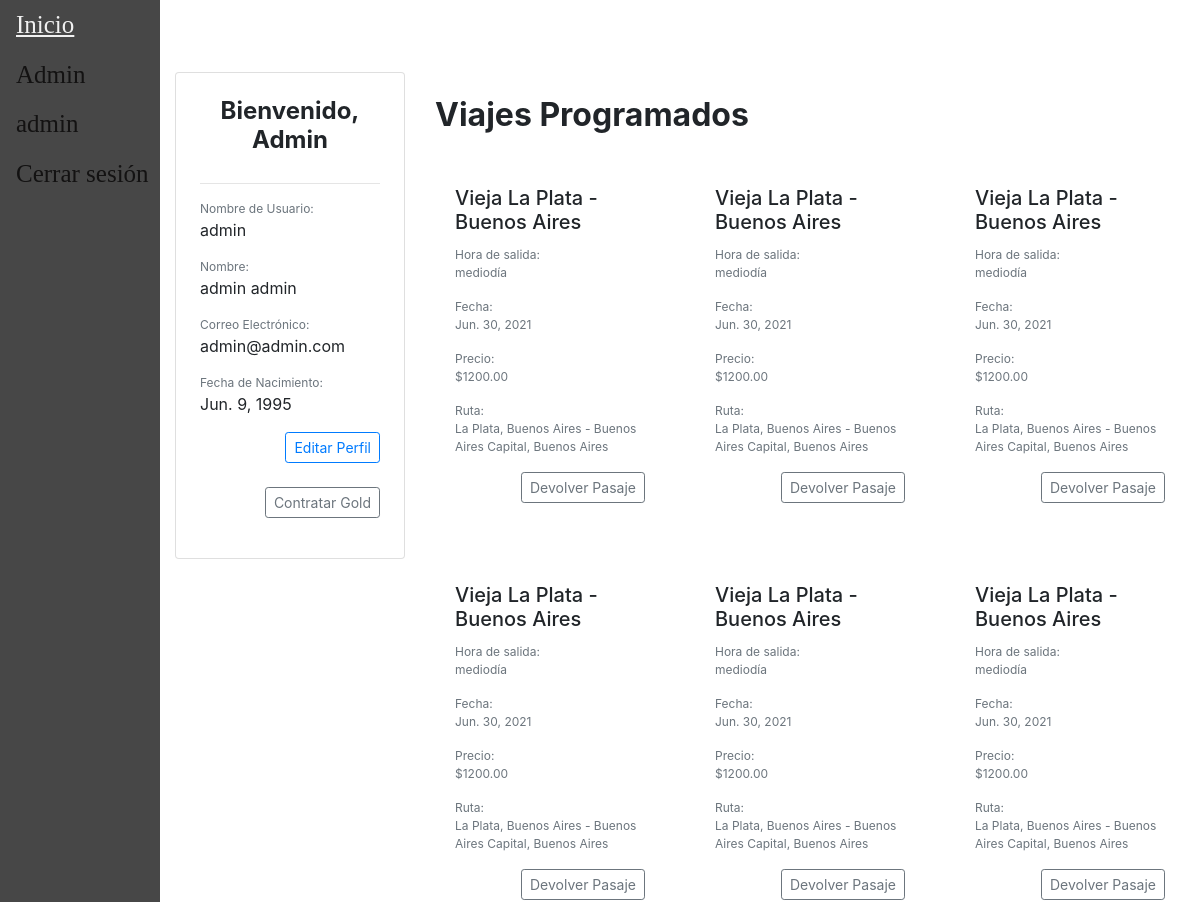
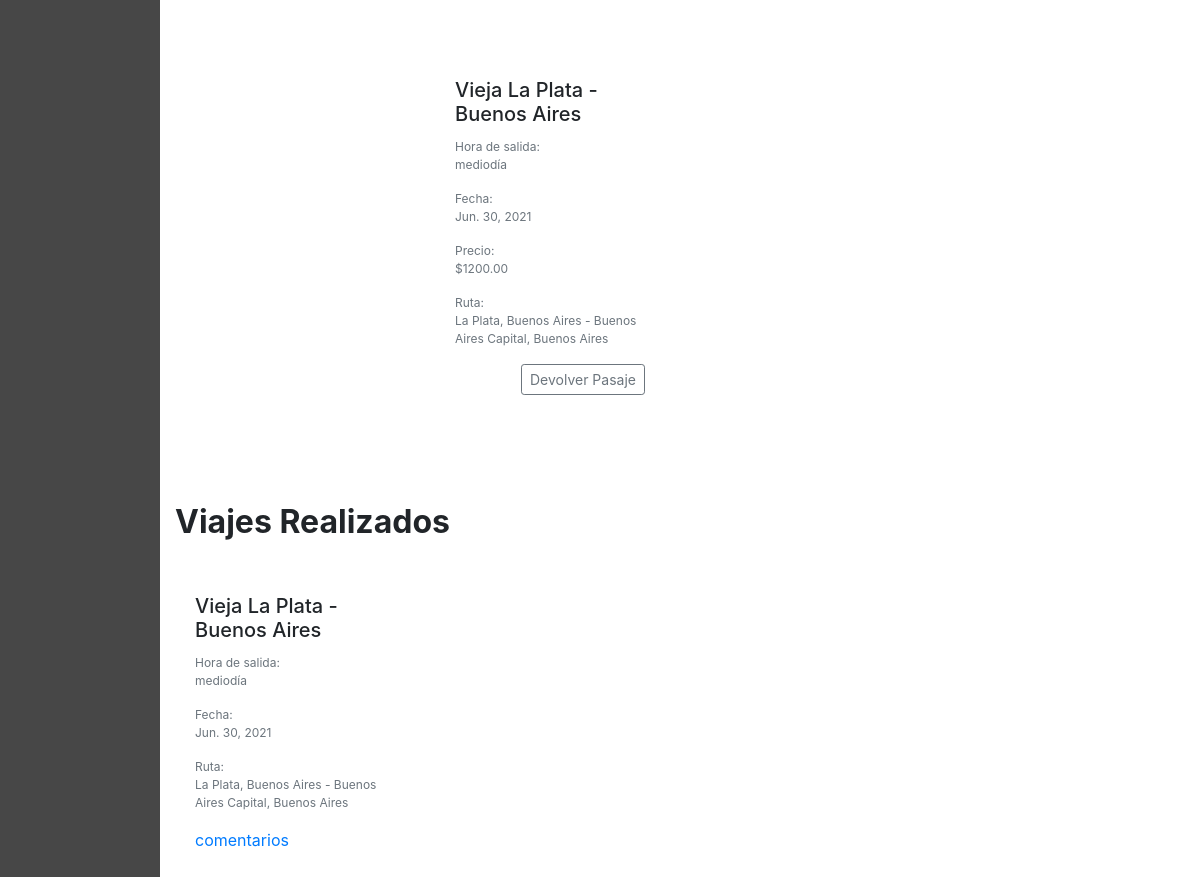
The app's page /accounts/perfil/ (signed in), older data (2 pictures, top to bottom).
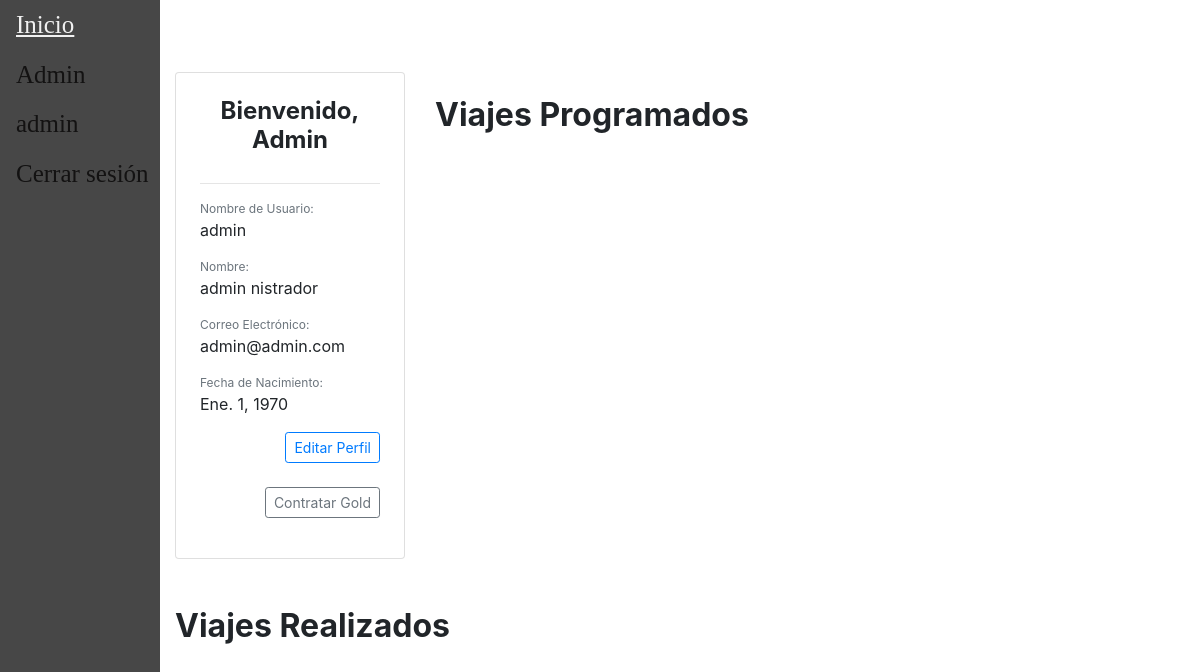
The same page, newer data.
### users/models.py (models this page shows, shortened)
class CustomUser(AbstractUser):
	username = models.CharField(_('Nombre de usuario'),max_length=40,primary_key=True,unique=True)
	email = models.EmailField(_('Dirección de correo electrónico'),unique=True)
	first_name = models.CharField(_('Nombre'),max_length=150)
	last_name = models.CharField(_('Apellido'),max_length=150)
	last_login = models.DateTimeField(_('Última conexión'),auto_now=True)
	fecha_nacimiento = models.DateField(_('Fecha de nacimiento'))
	has_premium = models.BooleanField(_('Posee membresía premium'),default=False)
	USERNAME_FIELD = 'username'
	REQUIRED_FIELDS = [
		'email',
		'first_name',
		'last_name',
		'fecha_nacimiento',
	]
	objects = CustomUserManager()

### main/models.py (models this page shows, shortened)
class Viaje(models.Model):
    descripcion = models.CharField(max_length=100)
    fecha = models.DateField(validators=[MinValueValidator(datetime.date.today())])
    hora = models.TimeField(default=None)
    ruta =  models.ForeignKey(Ruta, default=None, on_delete=models.CASCADE)
    chofer = models.ForeignKey(Chofer, default=None, on_delete=models.CASCADE)
    combi =  models.ForeignKey(Combi, default=None, on_delete=models.CASCADE)
    precio = models.DecimalField(default=None, max_digits=10, decimal_places=2, validators=[MinValueValidator(0)])
    insumo = models.ManyToManyField(Insumo,blank=True)
    pasajeros = models.ManyToManyField(Pasajero, blank=True)
    class Meta:
        unique_together = ('chofer', 'fecha','hora', 'ruta',)

class Ruta(models.Model):
    origen = models.ForeignKey(Lugar, default=None, on_delete=models.CASCADE, related_name='origen')
    destino = models.ForeignKey(Lugar, default=None, on_delete=models.CASCADE, related_name='destino')
    class Meta:
        unique_together = ('origen', 'destino')
    def __str__(self):
        return str(self.origen)+" - "+str(self.destino)

class Lugar(models.Model):
    localidad = models.CharField(max_length=150)
    provincia = models.CharField(max_length=100)
    class Meta:
        unique_together = ('localidad', 'provincia',)
    def __str__(self):
        return (self.localidad+", "+self.provincia)

### users/views.py (the view)
# urls.py: path('accounts/perfil/', regviews.perfil, name="perfil"),
def perfil(response):
	if response.method == 'POST':
		user_form = UserEditForm(response.POST,instance=response.user)
		if user_form.is_valid():
			user_form.save()
			return redirect('perfil')
	else:
		user_form = UserEditForm(instance=response.user)
		viajes_pendientes = Viaje.objects.filter(pasajeros__usuario=response.user, pasajeros__estado='reservado')#.first()
		viajes_finalizados = Viaje.objects.filter(pasajeros__usuario=response.user, pasajeros__estado='finalizado')
	return render(response,'users/perfil.html',{'user': response.user,
		'user_form': user_form, 'viajes_finalizados': viajes_finalizados, 'viajes_pendientes': viajes_pendientes,
	})

### users/templates/users/perfil.html (shortened to what the changed rows need)
{% extends "main/base.html" %}
{% block content %}
{% load crispy_forms_tags %}
<br />
<br />
<div class="container mx-auto">
    <div class="row">
    	<div class="col-sm-12 col-md-12 col-lg-3 pb-4">
	    	<div class="card p-4">
		    	<h4 class="card-title font-weight-bold text-center">Bienvenido, {{ user.username|title }}</h4>
		      	<hr />
		    	<div class="card-text">
		    		<p class="text-muted mb-0" style="font-size: 12px">Nombre de Usuario:</p>
		    		<p>{{ user.username }}</p>
		    		<p class="text-muted mb-0" style="font-size: 12px">Nombre:</p>
			  		<p>{{ user.first_name }} {{ user.last_name }}</p>
			  		<p class="text-muted mb-0" style="font-size: 12px">Correo Electrónico:</p>
			  		<p>{{ user.email }}</p>
					<p class="text-muted mb-0" style="font-size: 12px">Fecha de Nacimiento:</p>
					<p>{{ user.fecha_nacimiento }}</p>
					<div class="text-right">
						<button type="button" class="btn btn-outline-primary btn-sm" data-toggle="modal" data-target="#perfilModal">Editar Perfil</button>
					</div>
					<br />
					<form action="{% url 'cambiar_membresia' %}" method="POST">
						{% if user.has_premium %}
						<div class="text-right">
							<button type="submit" class="btn btn-outline-secondary btn-sm">Cancelar Gold</button>
						</div>
						{% else %}
						<div class="text-right">
						</div>
						{% endif %}
					</form>
		        </div>
	    	</div>
	  	</div>
	    <div class="col-sm-12 col-md-12 col-lg-9 pb-4">
	    	<div class="row">
	    		<div class="col-6 my-auto">
	    			<h2 class="font-weight-bold pt-4">Viajes Programados</h2>
	    		</div>
	    	</div>
	      	<br>
	      	<div class="row">
		      	{% for v in viajes_pendientes.all %}
			    	<div class="col-sm-12 col-md-6 col-lg-4 pb-4">
		                <div class="h-100">
							<div class="card-body">
		                  		<h5 class="card-title">{{ v.descripcion }}</h5>
                          			<p class="text-muted mb-0" style="font-size: 12px">Hora de salida:</p>
		                    		<p class="card-text text-muted" style="font-size:12px">{{ v.hora }}</p>
									<p class="text-muted mb-0" style="font-size: 12px">Fecha:</p>
									<p class="card-text text-muted" style="font-size:12px">{{ v.fecha }}</p>
									<p class="text-muted mb-0" style="font-size: 12px">Precio:</p>
									<p class="card-text text-muted" style="font-size:12px">${{ v.precio }}</p>
									<p class="text-muted mb-0" style="font-size: 12px">Ruta:</p>
									<p class="card-text text-muted" style="font-size:12px">{{ v.ruta }}</p>
									<form action="{% url 'devolver_pasaje' vId=v.id %}" method="post">
						  			<div class="text-right">
										<button type="submit" value={{v.id}} onclick="return confirm('Esta seguro?')" class="btn btn-outline-secondary btn-sm" >Devolver Pasaje</button>
						  			</div>
								</form>
		                	</div>
		              	</div>
		            </div>
		    	{% endfor %}
	        </div>
	    </div>
      <div class="col-sm-12 col-md-12 col-lg-9 pb-4">
	    	<div class="row">
	    		<div class="col-6 my-auto">
	    			<h2 class="font-weight-bold pt-4">Viajes Realizados</h2>
	    		</div>
	    	</div>
	      	<br>
	      	<div class="row">
		      	{% for v in viajes_finalizados.all %}
			    	<div class="col-sm-12 col-md-6 col-lg-4 pb-4">
		                <div class="h-100">
							<div class="card-body">
		                  		<h5 class="card-title">{{ v.descripcion }}</h5>
                          <p class="text-muted mb-0" style="font-size: 12px">Hora de salida:</p>
		                    	<p class="card-text text-muted" style="font-size:12px">{{ v.hora }}</p>
                          <p class="text-muted mb-0" style="font-size: 12px">Fecha:</p>
                          <p class="card-text text-muted" style="font-size:12px">{{ v.fecha }}</p>
                          <p class="text-muted mb-0" style="font-size: 12px">Ruta:</p>
                          <p class="card-text text-muted" style="font-size:12px">{{ v.ruta }}</p>
                          <a href="{% url 'comentario' v.id %}">comentarios</a>
		                	</div>
		              	</div>
		            </div>
		    	{% endfor %}
	        </div>
	    </div>
	</div>
</div>
{% endblock %}

### main/templates/main/base.html (shortened to what this page needs)
<!doctype html>
<<link rel="stylesheet" href="https://cdn.jsdelivr.net/npm/bootstrap@4.6.0/dist/css/bootstrap.min.css">
<html>
<head>
</head>
<body>
	<div class= "sidebar">
		<a href="/">Inicio</a>
		{% if user.is_staff %}
		<a href="/admin">Admin</a>
		{% endif %}
		{% if user.is_authenticated %}
		<a href="{% url 'perfil'%}">{{user.username}}</a>
		<a href="{% url 'logout'%}">Cerrar sesión</a>
		{% else  %}
		<a href="{% url 'register'%}">Registrarse</a>
		<a href="{% url 'login'%}">Iniciar Sesión</a>
		{% endif %}
	</div>
	<div id="content", name="content", class="main">
		{% block content %}{% endblock content %}
	</div>
</body>
</html>

Row changes from the older to the newer data that the page shows:
no longer on this page (row edited): Viaje: descripcion "Vieja La Plata - Buenos Aires", hora "mediodía", fecha "Jun. 30, 2021", precio "1200.00", ruta "La Plata, Buenos Aires - Buenos Aires Capital, Buenos Aires", {{ v.id }} 1 (drawn)
changed CustomUser "admin": last_name "admin" → "nistrador"; fecha_nacimiento "Jun. 9, 1995" → "Ene. 1, 1970"
